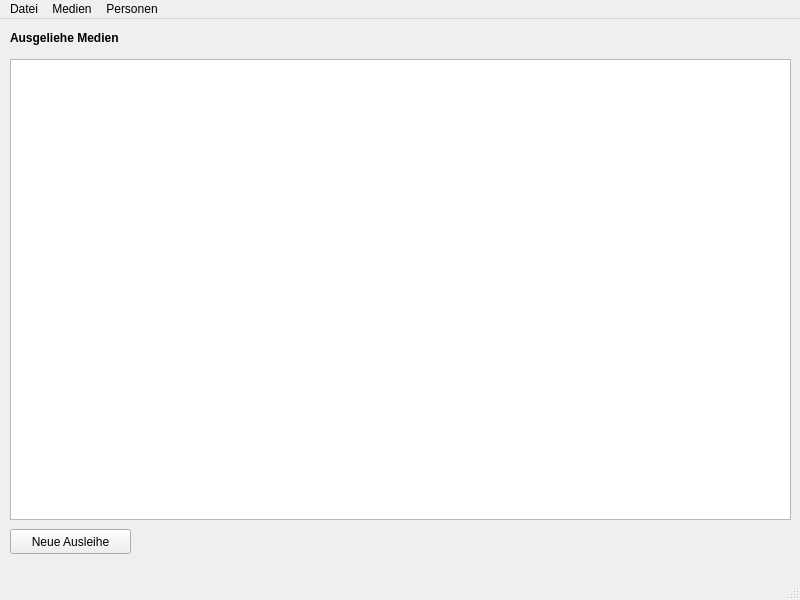
<?xml version="1.0" encoding="UTF-8"?>
<ui version="4.0">
 <class>MainWindow</class>
 <widget class="QMainWindow" name="MainWindow">
  <property name="geometry">
   <rect>
    <x>0</x>
    <y>0</y>
    <width>800</width>
    <height>600</height>
   </rect>
  </property>
  <property name="windowTitle">
   <string>Medienverleih</string>
  </property>
  <widget class="QWidget" name="centralwidget">
   <widget class="QLabel" name="label">
    <property name="geometry">
     <rect>
      <x>10</x>
      <y>10</y>
      <width>141</width>
      <height>17</height>
     </rect>
    </property>
    <property name="font">
     <font>
      <weight>75</weight>
      <bold>true</bold>
     </font>
    </property>
    <property name="text">
     <string>Ausgeliehe Medien</string>
    </property>
   </widget>
   <widget class="QTableWidget" name="tableWidget">
    <property name="geometry">
     <rect>
      <x>10</x>
      <y>40</y>
      <width>781</width>
      <height>461</height>
     </rect>
    </property>
   </widget>
   <widget class="QPushButton" name="neueAusleihe">
    <property name="geometry">
     <rect>
      <x>10</x>
      <y>510</y>
      <width>121</width>
      <height>25</height>
     </rect>
    </property>
    <property name="text">
     <string>Neue Ausleihe</string>
    </property>
   </widget>
  </widget>
  <widget class="QMenuBar" name="menubar">
   <property name="geometry">
    <rect>
     <x>0</x>
     <y>0</y>
     <width>800</width>
     <height>22</height>
    </rect>
   </property>
   <widget class="QMenu" name="menuMedien">
    <property name="title">
     <string>Medien</string>
    </property>
    <addaction name="actionBuecher_verwalten"/>
    <addaction name="actionFilme_verwalten"/>
   </widget>
   <widget class="QMenu" name="menuPersonen">
    <property name="title">
     <string>Personen</string>
    </property>
    <addaction name="actionPersonen_verwalten"/>
   </widget>
   <widget class="QMenu" name="menuSpeichern">
    <property name="title">
     <string>Datei</string>
    </property>
    <addaction name="actionSpeichern"/>
    <addaction name="actionOeffnen"/>
   </widget>
   <addaction name="menuSpeichern"/>
   <addaction name="menuMedien"/>
   <addaction name="menuPersonen"/>
  </widget>
  <widget class="QStatusBar" name="statusbar"/>
  <action name="actionPersonen_verwalten">
   <property name="text">
    <string>Personen verwalten</string>
   </property>
  </action>
  <action name="actionBuecher_verwalten">
   <property name="text">
    <string>Buecher verwalten</string>
   </property>
  </action>
  <action name="actionFilme_verwalten">
   <property name="text">
    <string>Filme verwalten</string>
   </property>
  </action>
  <action name="actionSpeichern">
   <property name="text">
    <string>Speichern</string>
   </property>
  </action>
  <action name="actionOeffnen">
   <property name="text">
    <string>Öffnen</string>
   </property>
  </action>
 </widget>
 <resources/>
 <connections/>
</ui>
